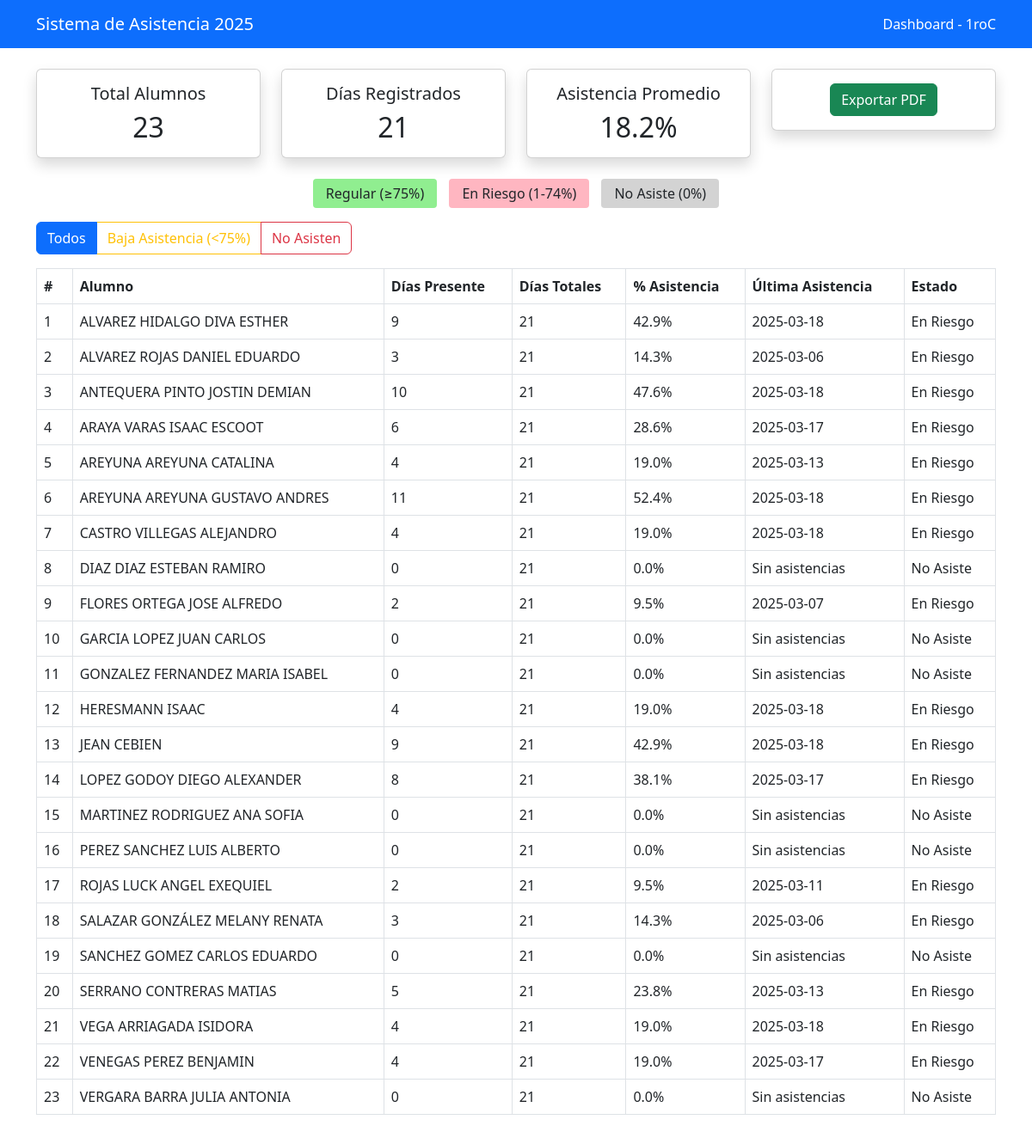
Screenshot of /dashboard/1 (signed in) with the database file from the repository.
### tables this page shows
CREATE TABLE cursos (
                id INTEGER PRIMARY KEY AUTOINCREMENT,
                nombre TEXT UNIQUE
            );

CREATE TABLE alumnos (
                id INTEGER PRIMARY KEY AUTOINCREMENT,
                nombre TEXT,
                id_curso INTEGER,
                FOREIGN KEY(id_curso) REFERENCES cursos(id)
            );

CREATE TABLE asistencia (
                id INTEGER PRIMARY KEY AUTOINCREMENT,
                id_alumno INTEGER,
                fecha TEXT,
                presente INTEGER,
                FOREIGN KEY(id_alumno) REFERENCES alumnos(id)
            );

### app.py (the view)
@app.route('/dashboard/<int:curso_id>')
@login_required
def dashboard(curso_id):
    conn = get_db_connection()
    curso = conn.execute('SELECT * FROM cursos WHERE id = ?', (curso_id,)).fetchone()
    total_alumnos = conn.execute('SELECT COUNT(*) FROM alumnos WHERE id_curso = ?', (curso_id,)).fetchone()[0]
    dias_registrados = conn.execute('''
        SELECT COUNT(DISTINCT fecha) FROM asistencia
        WHERE id_alumno IN (SELECT id FROM alumnos WHERE id_curso = ?)
    ''', (curso_id,)).fetchone()[0]
    alumnos_data = []
    alumnos = conn.execute('SELECT * FROM alumnos WHERE id_curso = ? ORDER BY nombre', (curso_id,)).fetchall()
    for alumno in alumnos:
        presentes = conn.execute('''
            SELECT COUNT(*) FROM asistencia
            WHERE id_alumno = ? AND presente = 1
        ''', (alumno['id'],)).fetchone()[0]
        ultima_asistencia = conn.execute('''
            SELECT fecha FROM asistencia
            WHERE id_alumno = ? AND presente = 1
            ORDER BY fecha DESC LIMIT 1
        ''', (alumno['id'],)).fetchone()
        porcentaje = (presentes / dias_registrados * 100) if dias_registrados > 0 else 0
        alumnos_data.append({
            'id': alumno['id'],
            'nombre': alumno['nombre'],
            'dias_presentes': presentes,
            'dias_totales': dias_registrados,
            'porcentaje': porcentaje,
            'ultima_asistencia': ultima_asistencia[0] if ultima_asistencia else 'Sin asistencias',
            'estado': 'Regular' if porcentaje >= 75 else 'En Riesgo' if porcentaje > 0 else 'No Asiste'
        })
    conn.close()
    return render_template('dashboard.html',
                         curso=curso,
                         total_alumnos=total_alumnos,
                         dias_registrados=dias_registrados,
                         alumnos_data=alumnos_data)

### app.py (called while the page is built)
def get_db_connection():
    try:
        conn = sqlite3.connect(DB_PATH)
        conn.row_factory = sqlite3.Row
        return conn
    except sqlite3.Error as e:
        logger.error(f'Error al conectar a la base de datos: {str(e)}')
        raise

def login_required(f):
    @wraps(f)
    def decorated_function(*args, **kwargs):
        if 'user_id' not in session:
            flash('Por favor inicia sesión para acceder', 'error')
            return redirect(url_for('login'))
        return f(*args, **kwargs)
    return decorated_function

### templates/dashboard.html (shortened to what this page needs)
<!DOCTYPE html>
<html lang="es">
<head>
    <link href="https://cdn.jsdelivr.net/npm/bootstrap@5.3.0/dist/css/bootstrap.min.css" rel="stylesheet">
</head>
<body>
    <nav class="navbar navbar-expand-lg navbar-dark bg-primary">
        <div class="container">
            <a class="navbar-brand" href="/">Sistema de Asistencia 2025</a>
            <div class="navbar-text text-white">
                Dashboard - {{ curso.nombre }}
            </div>
        </div>
    </nav>
    <div class="container mt-4">
        <div class="row mb-4">
            <div class="col-md-3">
                <div class="card stat-card shadow">
                    <div class="card-body text-center">
                        <h5 class="card-title">Total Alumnos</h5>
                        <h2 class="card-text">{{ total_alumnos }}</h2>
                    </div>
                </div>
            </div>
            <div class="col-md-3">
                <div class="card stat-card shadow">
                    <div class="card-body text-center">
                        <h5 class="card-title">Días Registrados</h5>
                        <h2 class="card-text">{{ dias_registrados }}</h2>
                    </div>
                </div>
            </div>
            <div class="col-md-3">
                <div class="card stat-card shadow">
                    <div class="card-body text-center">
                        <h5 class="card-title">Asistencia Promedio</h5>
                        <h2 class="card-text">
                            {% set promedio = (alumnos_data|sum(attribute='porcentaje') / alumnos_data|length) if alumnos_data else 0 %}
                            {{ "%.1f"|format(promedio) }}%
                        </h2>
                    </div>
                </div>
            </div>
            <div class="col-md-3">
                <div class="card stat-card shadow">
                    <div class="card-body text-center">
                        <a href="{{ url_for('export_pdf', curso_id=curso.id) }}" class="btn btn-success">
                            Exportar PDF
                        </a>
                    </div>
                </div>
            </div>
        </div>
        <div class="mb-3 text-center">
            <div class="legend-item legend-regular">Regular (≥75%)</div>
            <div class="legend-item legend-riesgo">En Riesgo (1-74%)</div>
            <div class="legend-item legend-no-asiste">No Asiste (0%)</div>
        </div>
        <div class="row mb-3">
            <div class="col">
                <div class="btn-group" role="group">
                    <button type="button" class="btn btn-outline-primary active" data-filter="todos">Todos</button>
                    <button type="button" class="btn btn-outline-warning" data-filter="riesgo">Baja Asistencia (<75%)</button>
                    <button type="button" class="btn btn-outline-danger" data-filter="no-asiste">No Asisten</button>
                </div>
            </div>
        </div>
        <div class="table-responsive">
            <table class="table table-bordered">
                <thead>
                    <tr>
                        <th>#</th>
                        <th>Alumno</th>
                        <th>Días Presente</th>
                        <th>Días Totales</th>
                        <th>% Asistencia</th>
                        <th>Última Asistencia</th>
                        <th>Estado</th>
                    </tr>
                </thead>
                <tbody>
                    {% for alumno in alumnos_data %}
                    <tr class="{% if alumno.porcentaje >= 75 %}regular{% elif alumno.porcentaje > 0 %}riesgo{% else %}no-asiste{% endif %}">
                        <td>{{ loop.index }}</td>
                        <td>{{ alumno.nombre }}</td>
                        <td>{{ alumno.dias_presentes }}</td>
                        <td>{{ alumno.dias_totales }}</td>
                        <td>{{ "%.1f"|format(alumno.porcentaje) }}%</td>
                        <td>{{ alumno.ultima_asistencia }}</td>
                        <td>{{ alumno.estado }}</td>
                    </tr>
                    {% endfor %}
                </tbody>
            </table>
        </div>
    </div>
</body>
</html>

### templates/dashboard.html (style rules this page uses)
.stat-card { transition: transform 0.3s; }
.table-responsive { max-height: 60vh; overflow-y: auto; }
tr.riesgo { background-color: #FFB6C1 !important; }
tr.no-asiste { background-color: #D3D3D3 !important; }
.legend-item { display: inline-block; padding: 5px 15px; margin: 0 5px; border-radius: 4px; }
.legend-regular { background-color: #90EE90; }
.legend-riesgo { background-color: #FFB6C1; }
.legend-no-asiste { background-color: #D3D3D3; }

### rows the page displays
cursos: nombre "1roC"
alumnos: nombre "ALVAREZ HIDALGO DIVA ESTHER"
asistencia: ultima_asistencia "2025-03-18"
alumnos: nombre "ALVAREZ ROJAS DANIEL EDUARDO"
asistencia: ultima_asistencia "2025-03-06"
alumnos: nombre "ANTEQUERA PINTO JOSTIN DEMIAN"
asistencia: ultima_asistencia "2025-03-18"
alumnos: nombre "ARAYA VARAS ISAAC ESCOOT"
asistencia: ultima_asistencia "2025-03-17"
alumnos: nombre "AREYUNA AREYUNA CATALINA"
asistencia: ultima_asistencia "2025-03-13"
alumnos: nombre "AREYUNA AREYUNA GUSTAVO ANDRES"
asistencia: ultima_asistencia "2025-03-18"
alumnos: nombre "CASTRO VILLEGAS ALEJANDRO"
asistencia: ultima_asistencia "2025-03-18"
alumnos: nombre "DIAZ DIAZ ESTEBAN RAMIRO", dias_presentes "0", dias_totales "21", porcentaje "0.0", ultima_asistencia "Sin asistencias", estado "No Asiste"
alumnos: nombre "FLORES ORTEGA JOSE ALFREDO"
asistencia: ultima_asistencia "2025-03-07"
alumnos: nombre "GARCIA LOPEZ JUAN CARLOS", dias_presentes "0", dias_totales "21", porcentaje "0.0", ultima_asistencia "Sin asistencias", estado "No Asiste"
alumnos: nombre "GONZALEZ FERNANDEZ MARIA ISABEL", dias_presentes "0", dias_totales "21", porcentaje "0.0", ultima_asistencia "Sin asistencias", estado "No Asiste"
alumnos: nombre "HERESMANN ISAAC"
asistencia: ultima_asistencia "2025-03-18"
alumnos: nombre "JEAN CEBIEN"
asistencia: ultima_asistencia "2025-03-18"
alumnos: nombre "LOPEZ GODOY DIEGO ALEXANDER"
asistencia: ultima_asistencia "2025-03-17"
alumnos: nombre "MARTINEZ RODRIGUEZ ANA SOFIA", dias_presentes "0", dias_totales "21", porcentaje "0.0", ultima_asistencia "Sin asistencias", estado "No Asiste"
alumnos: nombre "PEREZ SANCHEZ LUIS ALBERTO", dias_presentes "0", dias_totales "21", porcentaje "0.0", ultima_asistencia "Sin asistencias", estado "No Asiste"
alumnos: nombre "ROJAS LUCK ANGEL EXEQUIEL"
asistencia: ultima_asistencia "2025-03-11"
alumnos: nombre "SALAZAR GONZÁLEZ MELANY RENATA"
asistencia: ultima_asistencia "2025-03-06"
alumnos: nombre "SANCHEZ GOMEZ CARLOS EDUARDO", dias_presentes "0", dias_totales "21", porcentaje "0.0", ultima_asistencia "Sin asistencias", estado "No Asiste"
alumnos: nombre "SERRANO CONTRERAS MATIAS"
asistencia: ultima_asistencia "2025-03-13"
alumnos: nombre "VEGA ARRIAGADA ISIDORA"
asistencia: ultima_asistencia "2025-03-18"
alumnos: nombre "VENEGAS PEREZ BENJAMIN"
asistencia: ultima_asistencia "2025-03-17"
alumnos: nombre "VERGARA BARRA JULIA ANTONIA", dias_presentes "0", dias_totales "21", porcentaje "0.0", ultima_asistencia "Sin asistencias", estado "No Asiste"

### other values shown
{{ total_alumnos }} "23"
{{ dias_registrados }} "21"
{{ "%.1f"|format(promedio) }} "18.2"
{{ alumno.dias_presentes }} "9" "3" "10" "6" "4" "11" "4" "2" "4" "9" "8" "2" "3" "5" "4" "4"
{{ alumno.dias_totales }} "21" "21" "21" "21" "21" "21" "21" "21" "21" "21" "21" "21" "21" "21" "21" "21"
{{ "%.1f"|format(alumno.porcentaje) }} "42.9" "14.3" "47.6" "28.6" "19.0" "52.4" "19.0" "9.5" "19.0" "42.9" "38.1" "9.5" "14.3" "23.8" "19.0" "19.0"
{{ alumno.estado }} "En Riesgo" "En Riesgo" "En Riesgo" "En Riesgo" "En Riesgo" "En Riesgo" "En Riesgo" "En Riesgo" "En Riesgo" "En Riesgo" "En Riesgo" "En Riesgo" "En Riesgo" "En Riesgo" "En Riesgo" "En Riesgo"
